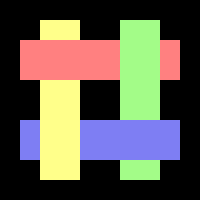
Frame 1 (no input)
Frame 60 (the mouse pressed at the canvas centre just before this capture): identical to frame 1, image omitted
Frame 120 (the mouse held since frame 60 and released just before this capture): identical to frame 1, image omitted

The Processing sketch that drew this single still picture (run headless with seeded random() and noise(); from frame 60 on, the mouse is pressed at the canvas centre):

// Processing sketch: day1_kadai_2022531063_re
// ── day1_kadai_2022531063_re.pde
// グローバル変数
int count = 0;
/*
　完成した課題は
 　kadai01 ~ kadai06   <-- 自分の進度を記入する
 */
// -----
void setup() {
  size(200, 200);//
  background( 0 );
  textSize(16);
  textAlign(CENTER, CENTER);
  /*
  各関数のコメントアウトを解除して実行すれば
   各課題の結果を確認できるようにしておく
   */
  kadai_01();// #記号
  //kadai_02();// 炭○郎っぽい格子模様
  //kadai_03();// 五芒星
  //kadai_04();// 正弦波状の縞
}
// -----
void draw() {
  //kadai_05();// アナログ時計
  //kadai_06();// 左から右に移動する輝度縞
  count = count + 1;
}
// -----
void kadai_01() {// #記号
  // ヒント：描く順番がポイント
  noStroke();// これから描く図形の枠線の色はなし

  fill(255, 255, 138);// 1つめの四角形の塗り色(黄)
  rect(40, 20, 40, 160);

  fill(255, 128, 128);// 2つめの四角形の塗り色(赤)
  rect(20, 40, 160, 40);

  fill(163, 252, 136);// 3つめの四角形の塗り色(緑)
  rect(120, 20, 40, 160);
  
  fill(126, 126, 243);// 4つめの四角形の塗り色(紫)
  rect(20, 120, 160, 40);

  fill(255, 255, 138);// 1つめの四角形の塗り色(黄)の補強,分割して描く四角形を１つに削減
  rect(40, 120, 40, 40);

}
// -----
void kadai_02() {// 炭○郎
  // ヒント：２重forループを使う，奇数と偶数をうまく使って交互にする，全集中
  float x, y, w=20, h=20;
  noStroke();
  for (y = 0; y < 10; y++) {
    for (x = 0; x <10; x++) {
      if (y%2 == x%2) {
        fill(84, 175, 135); //緑色に塗る
      } else { //（今回はsetupでbackground( 0 )と定義しているため、この文は無くても成り立つ。）
        fill(0); //黒色に塗る
      }
      rect(20*x, 20*y, w, h); //if文,else文の中にrect()を書いていたので、外へ出した。
    }
  }
}
// -----
void kadai_03() {// 五芒星
  // ヒント：何度ずつにすればいいんでしょうね　→　360°/5 = 72°
  float x1, y1, x2, y2;
  float r = 50.0;
  for (int i = 0; i < 5; i++ ) {
    x1 = width/2 + r*cos( radians(90+72*i) ); //この点(90°)を基準として以降は72°ずつ足していく。
    y1 = height/2 - r*sin( radians(90+72*i) );

    x2 = width/2 + r*cos( radians(90+72*(i+2)) );
    y2 = height/2 - r*sin( radians(90+72*(i+2)) );

    strokeWeight(2);// 線の太さ
    stroke(255);// 線の色は白
    line(x1, y1, x2, y2); //五芒星を描く
  }
}
// -----
void kadai_04() {// 正弦波状の縞
  // ヒント：幅 width，高さ 1 の四角形を明るさを変えながら描く
  float val;// 階調値(0~255)→マイナスになってはいけない
  float NumOfCycle = 25;// 波の数
  noStroke();// これがないと大変

  for (int i = 0; i < 200; i++) {
    val = 127.5 * (1 + sin(2 * PI *i/NumOfCycle)); // 0～255の間へ変換
    fill(val);
    rect(0, i, width, 1);
  }
}
// -----
void kadai_05() {// アナログ時計
  // ヒント：回転方向に気をつける
  float x = width/2, y =height/2 ;

  background( 0 );

  // 最初に文字盤を描く
  noStroke();
  fill(255);
  textSize(20);
  float x1, y1;
  float r = 60.0;
  for (int i = 0; i < 12; i++ ) {
    x1 = width/2 + r*cos( radians(90-30*i) ); //この点(90°)を基準として以降は30°ずつ引いていく。
    y1 = height/2 - r*sin( radians(90-30*i) );
    text(i, x1, y1);
  }

  // 時計の針を描く
  noFill();// 塗らない
  strokeWeight(2);
  int speed = 100; //時計の針が回る速さ

  //秒針
  float x2, y2;
  stroke(0, 0, 200); //青色の針
  x2 = width/2 + (r-40)*cos( radians(90-speed*count) );
  y2 = height/2 - (r-40)*sin( radians(90-speed*count) );
  line(x, y, x2, y2);

  //長針
  float x3, y3;
  stroke(255, 0, 0); //赤色の針
  x3 = width/2 + (r-10)*cos( radians(90-speed*count/360) ); //秒針が1周(360°回転)したら1°進む
  y3 = height/2 - (r-10)*sin( radians(90-speed*count/360) );
  line(x, y, x3, y3);

  //短針
  float x4, y4;
  stroke(84, 175, 135); //緑色の針
  x4 = width/2 + (r-30)*cos( radians(90-speed*count/360/12) ); //長針が12°進むと1°進む
  y4 = height/2 - (r-30)*sin( radians(90-speed*count/360/12) );
  line(x, y, x4, y4);
}
// -----
void kadai_06() {// 動く縞
  // ヒント：kadai_04と途中まで一緒
  float val;// 階調値(0~255)
  float NumOfCycle = 100;// 波の数

  background( 0 );
  noStroke();

  for (int i = 0; i < 200; i++) {
    val = 127.5 * (1 + sin(2 * PI *(i-count)/NumOfCycle)); // 0～255の間へ変換、countで動かす
    fill(val);
    rect(i, 0, 1, height);
  }
}
